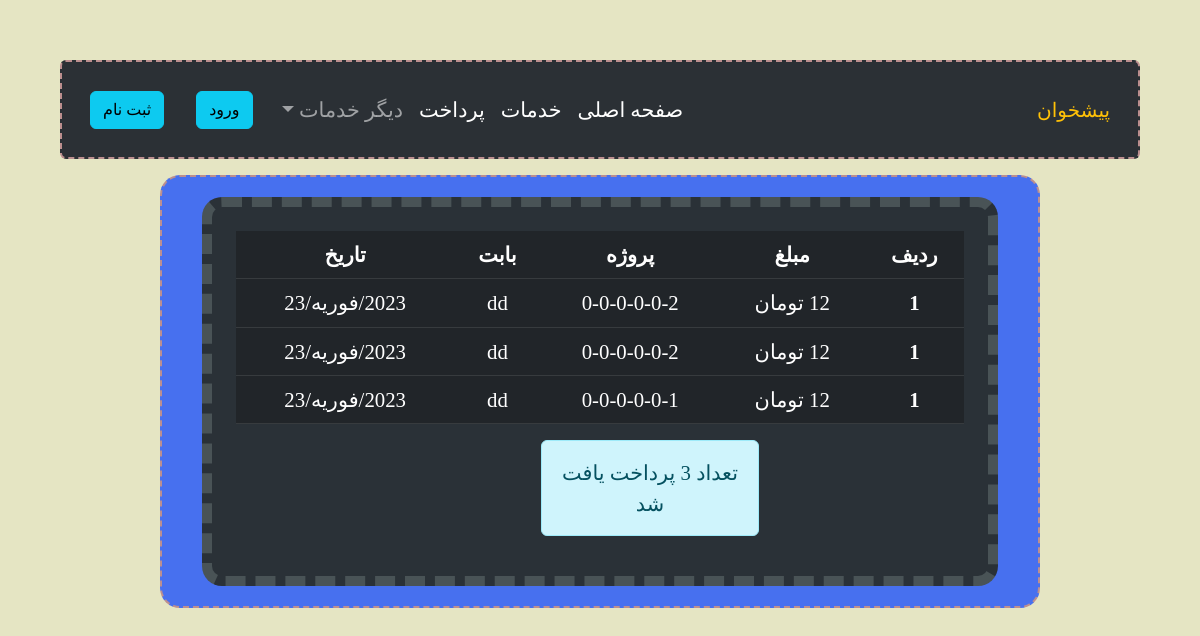
Page /accounts/payment/list/ on the committed database.
### accounts/models.py (models this page shows, shortened)
class payment(models.Model):
    class Meta:
        verbose_name = 'پرداخت'
        verbose_name_plural = 'پرداخت'
        pass
    project = models.ForeignKey('project', verbose_name="کد نوسازی", on_delete=models.PROTECT, null=False)
    value = models.IntegerField('مبلغ', null=False, default=0)
    date = models.DateField("تاریخ", null=False, default=timezone.now)
    description = models.TextField(verbose_name="بابت", blank=True)
    pass

class project(models.Model):
    class Meta:
        verbose_name = 'پروژه'
        verbose_name_plural = 'پروژه'
    code_p = models.CharField("کد نوسازی", null=False, default='0-0-0-0-0-0', max_length=50)
    code_erg = models.CharField("کد ارجاع", null=False, default='0', max_length=50)
    add_time = models.DateTimeField('زمان ثبت', auto_now_add=True)
    bill = models.IntegerField('صورتحساب', null=False, default=0)
    construction = 7
    land = 8
    project_finish = 9
    loading_beam = 6
    columnarization = 5
    Destruction = 1
    Foundation_concreting = 4
    Excavation = 2
    foundation = 3
    status_choices = (
        (1, 'تخریب'),
        (2, 'گودبرداری'),
        (3, 'چینش فندانسیون'),
        (4, 'بتن ریزی فندانسیون'),
        (5, 'ستون ریزی'),
        (6, 'تیر ریزی'),
        (7, 'درحال ساخت'),
        (8, 'زمین خالی'),
        (9, 'متفرقه')
    )
    status = models.IntegerField('وضعیت پروژه', choices=status_choices)
    description = models.TextField(verbose_name="توضیحات", blank=True)
    manager = models.CharField("سازنده", null=False, max_length=50)
    def __str__(self):
        return self.code_p
    pass

### accounts/views.py (the view)
# urls.py: path('payment/list/', views.Paymentlist, name='payment_list'),
def Paymentlist(request):
    try:
        pay = payment.objects.all().order_by('date')
        pay_c = pay.count()
        context = {
            'pay': pay,
            'pay_c': pay_c
        }
    except:
        error = 'Something is wrong'
        context = {
            'error': error
        }
        pass
    return render(request, 'accounts/payment_list.html', context)

### accounts/templates/accounts/payment_list.html (shortened to what this page needs)
{% extends "accounts/Base_template_accounts.html" %}
{% block main-content %}
    <div class="main-div">
        <div class=" second-div p-4 text-center justify-content-center">
            <table class="table table-dark table-hover">
                <thead>
                    <tr>
                        <th scope="col">ردیف</th>
                        <th scope="col">مبلغ</th>
                        <th scope="col">پروژه</th>
                        <th scope="col">بابت</th>
                        <th scope="col">تاریخ</th>
                    </tr>
                </thead>
                <tbody>
                {% for obj in pay %}
                    <tr>
                        <th scope="row">1</th>
                        <td>{{ obj.value }} تومان</td>
                        <td>{{ obj.project }}</td>
                        <td>{{ obj.description }}</td>
                        <td>{{ obj.date|date:"Y/M/d" }}</td>
                    </tr>
                {% endfor %}
                </tbody>
            </table>
        <div class=" d-flex justify-content-center text-center ">
            <p class="alert alert-info my-alert">تعداد {{ pay_c }}  پرداخت یافت شد </p>
        </div>
        </div>
    </div>
{% endblock %}

### accounts/Static/accounts/css/main.css (style rules this page uses)
body { margin: 60px; background-color: #e5e5c3; padding: 0px ; font-size: 130%; font-family: "Times New Roman", Tahoma; }
.main-div { margin-right: 100px; border: 2px dashed rosybrown; margin-left: 100px; padding: 20px; background-color: #4770ef; color: #FFEB70; overflow: auto; min-width: 20cm; text-overflow: ellipsis; border-radius: 20px; }
.second-div { background-color: #2a3137; padding: 20px 20px 10px 10px; border-radius: 20px; margin:0 20px ; border: 10px dashed #495356; }
.my-alert { width: 30%; height: auto; margin-left: 100px }

### rows in the picture
payment: project "0-0-0-0-0-2", description "dd", date "2023/فوریه/23"
payment: project "0-0-0-0-0-2", description "dd", date "2023/فوریه/23"
payment: project "0-0-0-0-0-1", description "dd", date "2023/فوریه/23"
